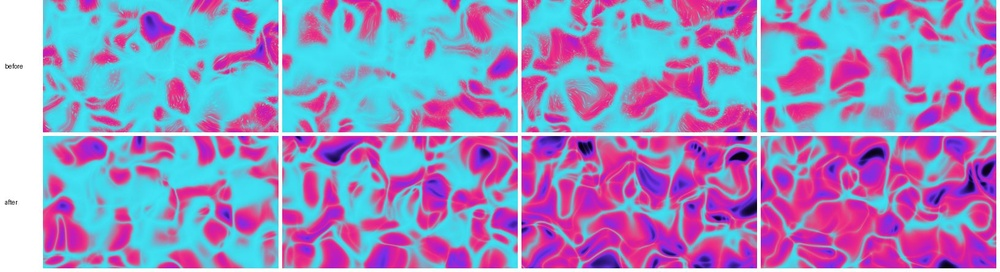
#> input picture worktree-audio-engine-picture/stills-677-caustics-bj.jpg, 1000 x 272 px, shrunk from 1630 x 444 before the run
$ python rings.py ../../../../worktree-audio-engine-picture/stills-677-caustics-bj.jpg
#> lines starting #> are read from the running program, lines starting #| are printed output that depends on the picture
# /// script
# requires-python = ">=3.11"
# dependencies = ["numpy>=1.26", "pillow>=10.1"]
# ///
"""How much of each ring around the centre is white, grey and in between,
and its mean brightness — the check that set Chaikin Curves' edge width
against the reference (docs/scenes/chaikin.md, Measurements, 2026-10-06).

    uv run docs/scenes/chaikin/scripts/rings.py <frame.png|jpg> [<frame> ...]

r is in half-heights from the frame centre. A JPEG reference blurs its white
edges into the grey bands, so compare the mean, not the white share alone.
"""
import sys

import numpy as np
from PIL import Image

RINGS = [(0.15, 0.3), (0.3, 0.5), (0.5, 0.7), (0.7, 0.95)]

for path in sys.argv[1:]:
    g = np.asarray(Image.open(path).convert("L"), dtype=np.float32) / 255
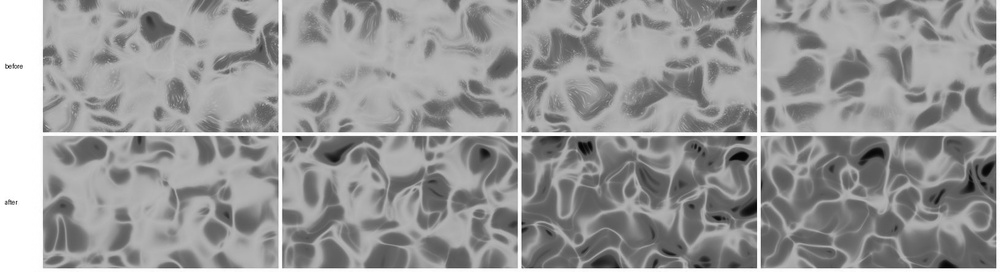
#> g: shape (272, 1000) float32; min 0.00392, max 1, mean 0.593
    h, w = g.shape
#> h = 272; w = 1000
    yy, xx = np.mgrid[0:h, 0:w]
    r = np.hypot(xx - w / 2, yy - h / 2) / (h / 2)
    keep = (yy > 40) & (yy < h - 10) & (xx > 10) & (xx < w - 10)
    cols = []
    for a, b in RINGS:
        v = g[(r > a) & (r < b) & keep]
        grey = ((v > 0.15) & (v < 0.45)).mean()
        mid = ((v >= 0.45) & (v < 0.7)).mean()
        white = (v >= 0.7).mean()
        cols.append(f"{a}-{b}: mean {v.mean():.3f} grey {grey:.3f} mid {mid:.3f} white {white:.3f}")
#> this loop made 4 passes
#> (grey, mid, white) on passes 1 to 4: (0.367, 0.503, 0.12), (0.259, 0.683, 0.0577), (0.296, 0.619, 0.0767), (0.246, 0.694, 0.0592)
#> after the loop, cols = 4 items
    print(path)
    for c in cols:
        print("  " + c)
#> this loop made 4 passes
#|   0.15-0.3: mean 0.554 grey 0.367 mid 0.503 white 0.120
#|   0.3-0.5: mean 0.565 grey 0.259 mid 0.683 white 0.058
#|   0.5-0.7: mean 0.554 grey 0.296 mid 0.619 white 0.077
#|   0.7-0.95: mean 0.569 grey 0.246 mid 0.694 white 0.059
